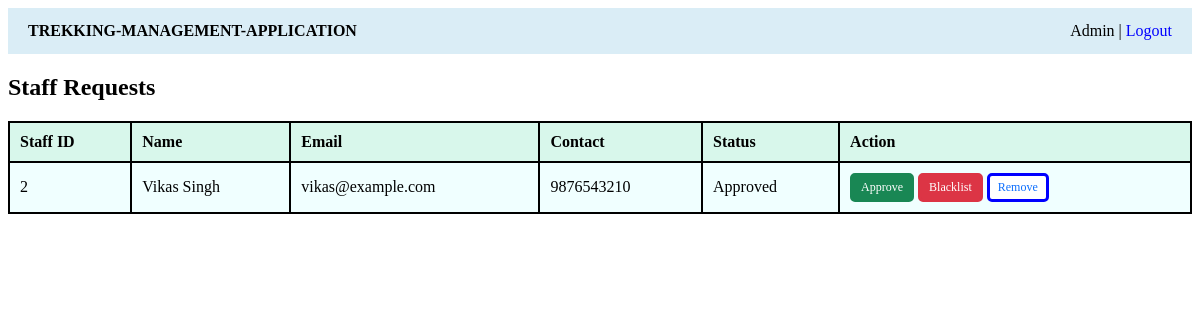
Screenshot of /admin/staff (signed in) with the database file from the repository.
### application/models.py (models this page shows)
class User(db.Model):
    __tablename__ = "users"
    id = db.Column(db.Integer, primary_key=True)
    name = db.Column(db.String(100), nullable=False)
    email = db.Column(db.String(100), unique = True, nullable=False)
    password = db.Column(db.String(40), nullable=False)
    role = db.Column(db.String(100), nullable=False)
    contact = db.Column(db.String(20))
    approved= db.Column(db.Boolean, default=True)
    blacklisted=db.Column(db.Boolean, default=False)
    bookings = db.relationship('Booking', backref = 'user', lazy = True)
    assigned_treks = db.relationship('Trek', backref = 'user', lazy = True)

### application/controllers.py (the view)
@app.route("/admin/staff")
def admin_staff():
    if session.get("role") != "Admin":
        return redirect("/login")
    staff=User.query.filter_by(role="staff").all()
    return render_template("admin_staff.html", staff=staff)

### templates/admin_staff.html
{% extends "base.html" %}
{% block public_content %}
<h2>Staff Requests</h2>
<table>
    <tr><th>Staff ID</th><th>Name</th><th>Email</th><th>Contact</th><th>Status</th><th>Action</th></tr>
    {% for s in staff %}
    <tr>
        <td>{{ s.id }}</td><td>{{ s.name }}</td><td>{{ s.email }}</td><td>{{ s.contact }}</td>
        <td>{% if s.blacklisted %}Blacklisted{% elif s.approved %}Approved{% else %}Pending{% endif %}</td>
        <td>
            <a class="btn btn-small btn-green" href="{{ url_for('staff_action', user_id=s.id, action='approved') }}">Approve</a>
            <a class="btn btn-small btn-red" href="{{ url_for('staff_action', user_id=s.id, action='blacklist') }}">Blacklist</a>
            <a class="btn btn-small btn-light" href="{{ url_for('staff_action', user_id=s.id, action='remove') }}">Remove</a>
        </td>
    </tr>
    {% endfor %}
</table>
{% endblock %}

### static/style.css (style rules this page uses)
a { color: blue; text-decoration:solid; }
button, .btn { display:inline-block; border: solid blue; background: blue; color: white; border-radius: 5px; cursor: pointer; font-size: 15px; }
table { width: 100%; border-collapse: collapse; background: azure; }
th, td { border: 2px solid; padding: 10px; text-align: left; }
th { background-color:rgb(216, 247, 235) ; }
.btn-small { padding: 4px 8px; font-size: 12px; }
.btn-light { background: white; color: #0d6efd; }
.btn-red { background: #dc3545; border-color: #dc3545; }
.btn-green { background: #198754; border-color: #198754; }

### rows the page displays
User: id "2", name "Vikas Singh", email "vikas@example.com", contact "9876543210", blacklisted "Approved"

### other values shown
{{ session.get('name') }} "Admin"
